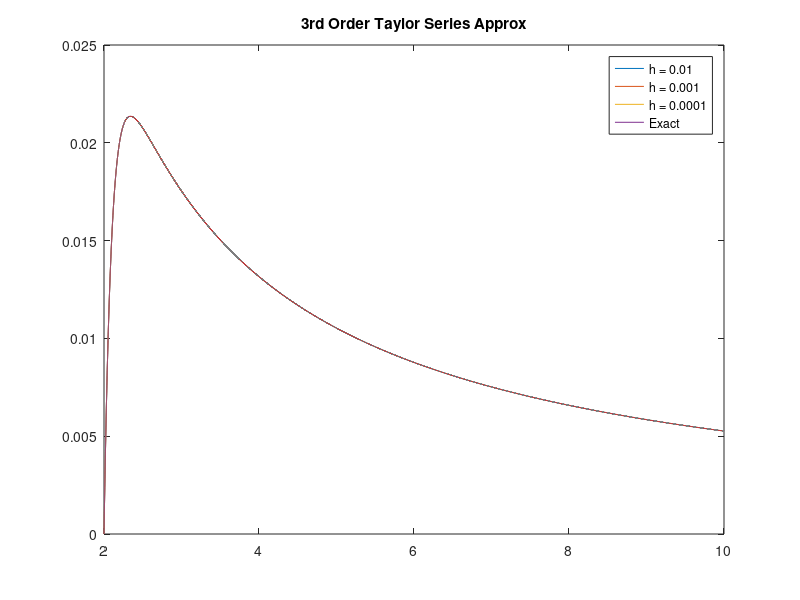
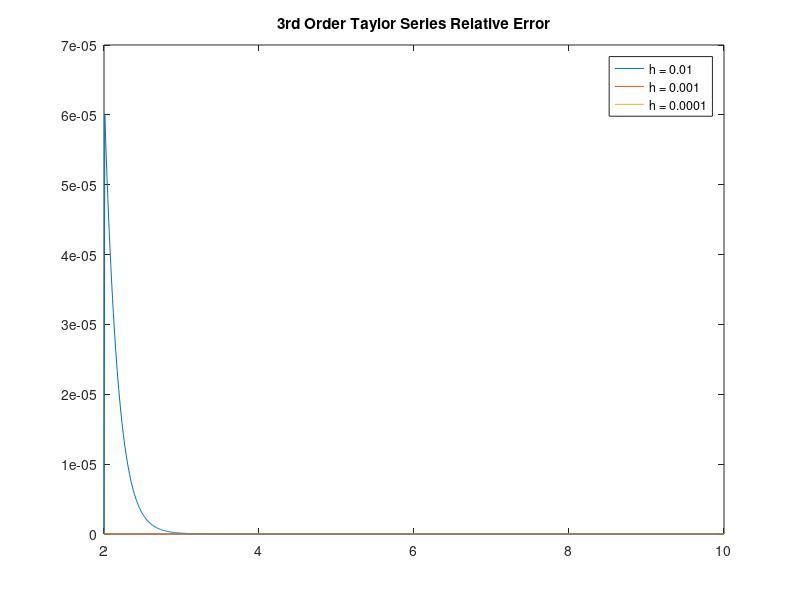

MATLAB code for these plots, in order:
% Matt McDade
% ANM 2 
% HW 3 problem 4

function hw_3_4
    close all;
    
    f_ex = @(x) (1./(19*x)) - (524288./(19*x.^20));
    
    % h = 0.01
    a = 2; b = 10; h = 0.01; ya = 0; 
    T1 = a:h:b; N1 = length(T1);
    y1 = zeros(1,N1); y1(a) = ya;
    
   
    for j=1:N1-1
       f = (1-20*T1(j)*y1(j))/(T1(j)^2);
       fx = (20*T1(j)*y1(j)-2)/(T1(j)^3);
       fxx = (6-40*T1(j)*y1(j))/T1(j)^4;
       fy = -20/T1(j);
       fxy = 20/(T1(j)^2);
       fyy = 0;
       d0 = y1(j);
       d1 = f;
       d2 = fx + f*fy;
       d3 = fxx + fxy*f + (fx+fy*f)*fy + f*(fxy+fyy*f);
       y1(j+1) = d0 + h*d1 + .5*h^2*d2 + h^3*d3/6;
    end
    
    % h = 0.001
    h = 0.001;
    T2 = a:h:b; N2 = length(T2);
    y2 = zeros(1,N2); y2(a) = ya;
    
    for j=1:N2-1
       f = (1-20*T2(j)*y2(j))/(T2(j)^2);
       fx = (20*T2(j)*y2(j)-2)/(T2(j)^3);
       fxx = (6-40*T2(j)*y2(j))/T2(j)^4;
       fy = -20/T2(j);
       fxy = 20/(T2(j)^2);
       fyy = 0;
       d0 = y2(j);
       d1 = f;
       d2 = fx + f*fy;
       d3 = fxx + fxy*f + (fx+fy*f)*fy + f*(fxy+fyy*f);
       y2(j+1) = d0 + h*d1 + .5*h^2*d2 + h^3*d3/6;
    end
    
    % h = 0.0001
    h = 0.0001;
    T3 = a:h:b; N3 = length(T3);
    y3 = zeros(1,N3); y3(a) = ya;
    
    for j=1:N3-1
       f = (1-20*T3(j)*y3(j))/(T3(j)^2);
       fx = (20*T3(j)*y3(j)-2)/(T3(j)^3);
       fxx = (6-40*T3(j)*y3(j))/T3(j)^4;
       fy = -20/T3(j);
       fxy = 20/(T3(j)^2);
       fyy = 0;
       d0 = y3(j);
       d1 = f;
       d2 = fx + f*fy;
       d3 = fxx + fxy*f + (fx+fy*f)*fy + f*(fxy+fyy*f);
       y3(j+1) = d0 + h*d1 + .5*h^2*d2 + h^3*d3/6;
    end
    
    figure(); plot(T1,y1,T2,y2,T3,y3,T3,f_ex(T3))
    title("3rd Order Taylor Series Approx"); legend("h = 0.01","h = 0.001","h = 0.0001","Exact")
    
    relerr1 = relerr(f_ex, T1, y1);
    relerr2 = relerr(f_ex, T2, y2);
    relerr3 = relerr(f_ex, T3, y3);
    figure(); plot(T1, relerr1, T2, relerr2, T3, relerr3)
    title("3rd Order Taylor Series Relative Error"); legend("h = 0.01", "h = 0.001", "h = 0.0001")
    
    function relerr = relerr(f_ex, x, y)
        y_ex = f_ex(x);
        relerr = abs(y_ex - y) ./ (abs(y_ex) + eps);
    end
end
